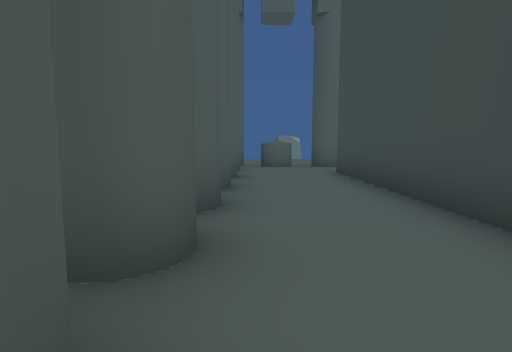
[1] (above)

18 first-person views from a walk through a scene from a Unity 3-D project. The camera is 1.4 m above the floor, tilts 6° down and sees 80° across. The floor is counted in squares, 2 m on a side. Each view is taken from the middle of a square. On the plan, view 1 faces up. The plan holds only what a view shows up to about 10 squares ahead; the rest is blank. The place goes on beyond the plan. The player is left out.

[2]
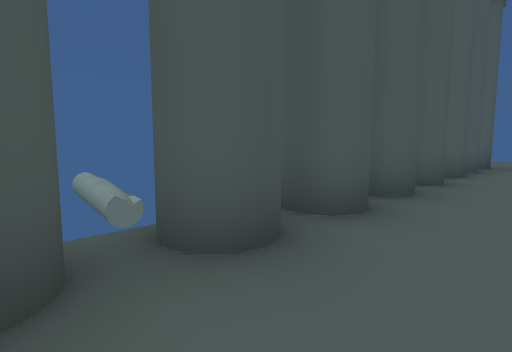

[3]
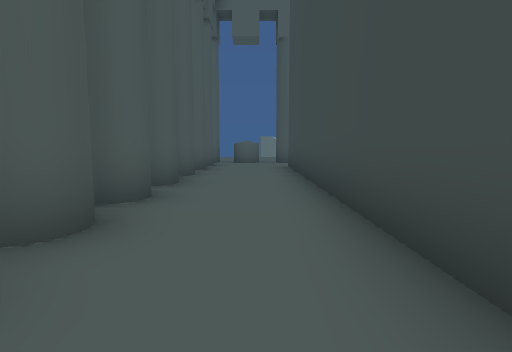

[4]
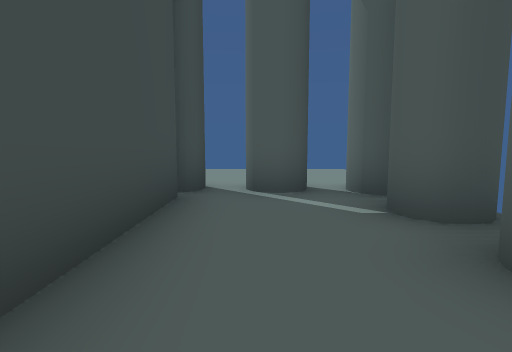

[5]
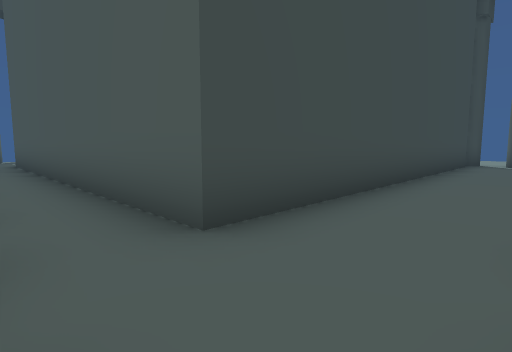

[6]
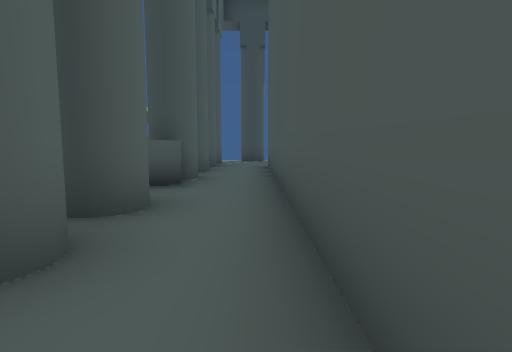

[7]
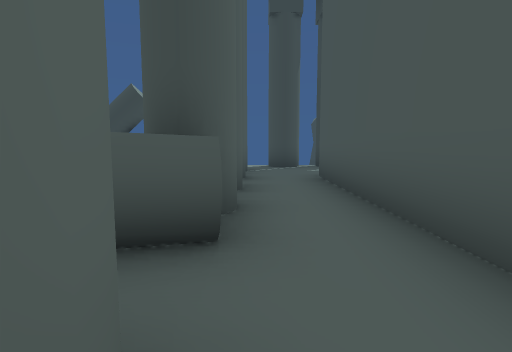

[8]
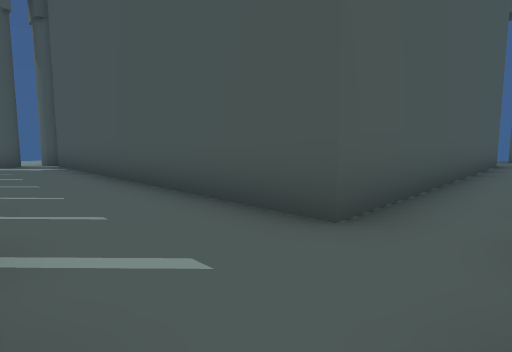

[9]
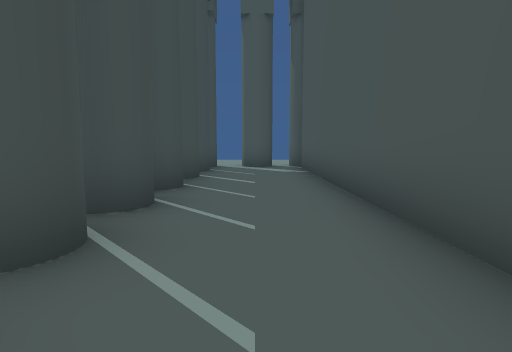

[10]
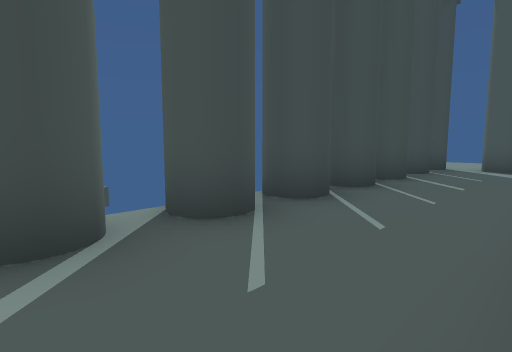

[11]
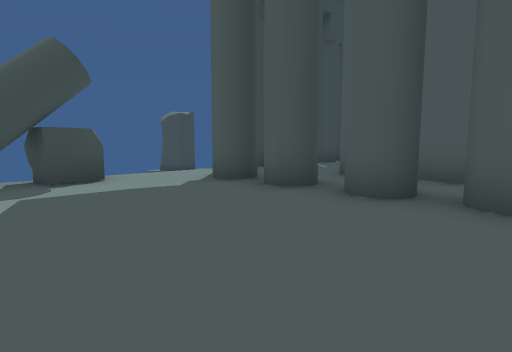

[12]
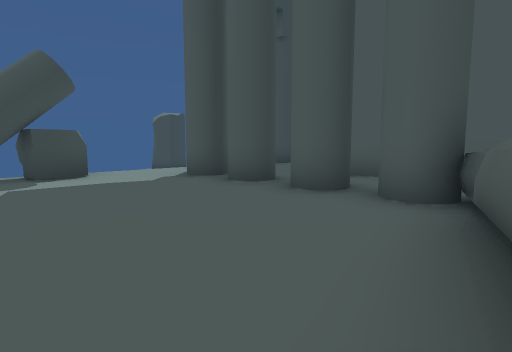

[13]
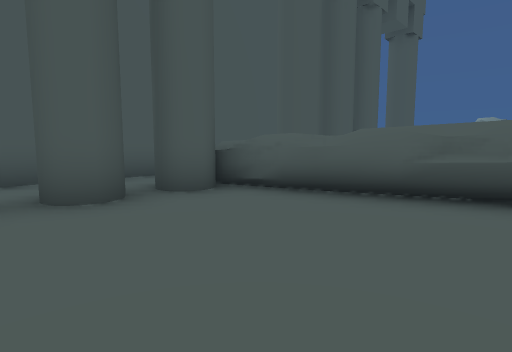

[14]
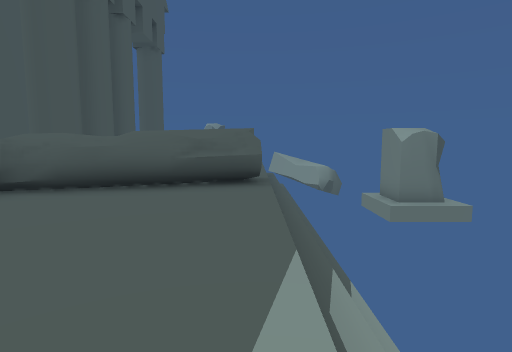

[15]
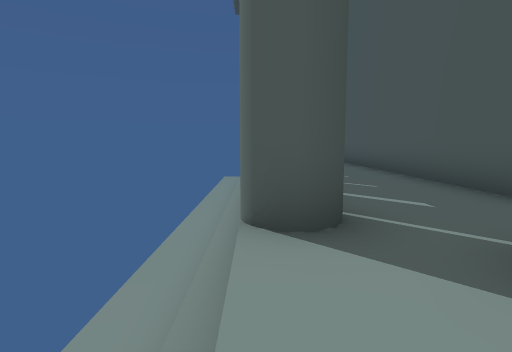

[16]
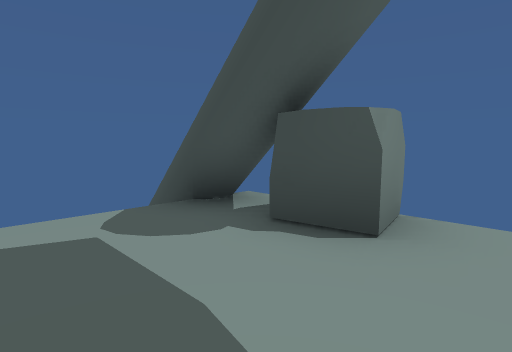

[17]
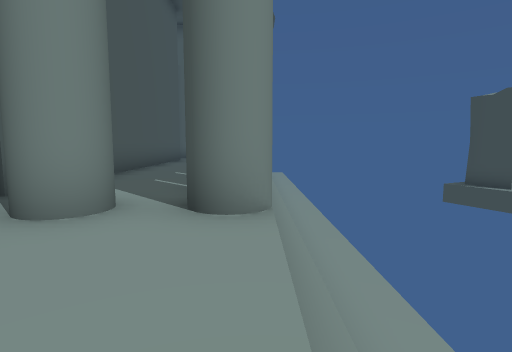

[18]
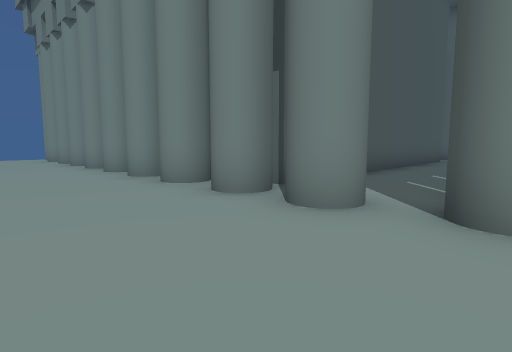

### Floor plan
Key: @ floor where view 1 was taken; # wall or solid block; x gap in a wall; . floor; ^ raised ledge; v drop or lower ground.
Columns run from 1 left of view 1 to 16 right of it. Each row starts with its distance up from view 1.
 15    vvvvvvvvv   ^
 14      ..x.......##
 13        ##......##
 12         #.......#
 11         #........
 10  x^# ##.##.#xx#..
  9 x................v
  8 #...............#v
  7 x..##########...xv
  6 x..#        #...xv
  5 #..#        #...#v
  4 x..#        #...xv
  3 x..#        #...xv
  2 #..#        #...#v
  1 x..#        #...xv
  0 x@.#        #...xv
 -1 #..#        #...#v
 -2 x..#       ##...xv
 -3 #.## #####.##x#.#v
 -4 .................v
 -5 .................
 -6 ....       ......

Positions as (right, up) in squares from view 1, and headings:
1: (0, 0), facing up
2: (1, -1), facing up-left
3: (1, -2), facing up
4: (1, 2), facing down
5: (0, 9), facing down-right
6: (2, 8), facing right
7: (5, 9), facing right
8: (14, 9), facing down-left
9: (13, 7), facing down
10: (12, 7), facing down-right
11: (8, 14), facing down-right
12: (7, 14), facing down-right
13: (11, 14), facing down-left
14: (12, 14), facing left
15: (15, 11), facing down
16: (12, 11), facing up-right
17: (15, -6), facing up
18: (15, -6), facing up-left
